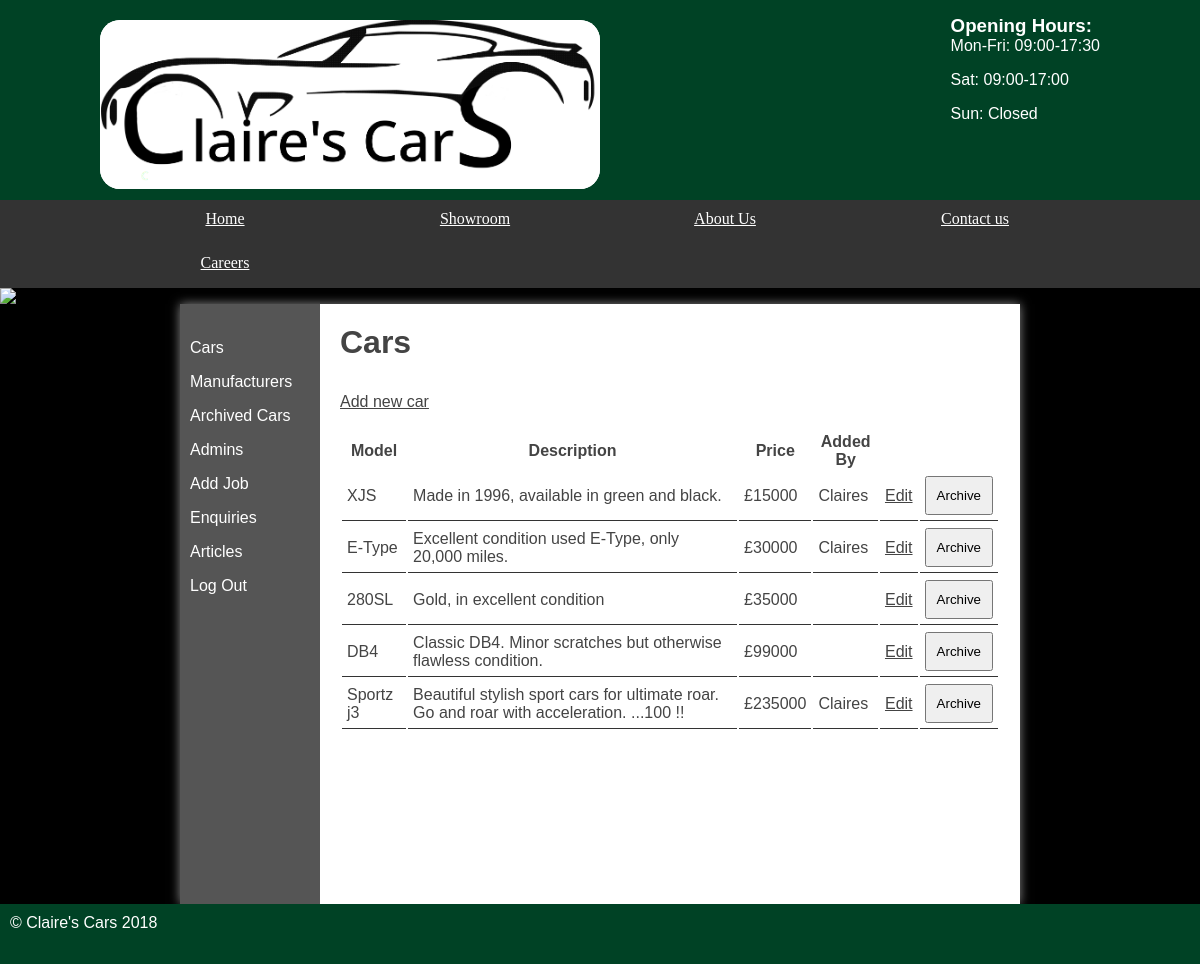
Page /?page=admin/cars (signed in) on the committed database.
### tables this page shows
CREATE TABLE `cars` (
  `id` int(11) NOT NULL AUTO_INCREMENT,
  `name` varchar(45) DEFAULT NULL,
  `mileage` varchar(45) DEFAULT NULL,
  `engine_type` varchar(45) DEFAULT NULL,
  `price` varchar(45) DEFAULT NULL,
  `manufacturerId` int(11) DEFAULT NULL,
  `description` longblob DEFAULT NULL,
  `archive` char(1) DEFAULT NULL,
  `old_price` varchar(45) DEFAULT NULL,
  `added_by` varchar(45) DEFAULT NULL,
  PRIMARY KEY (`id`)
);

### webControllers/adminController.php (called while the page is built, shortened)
<?php
class adminController{
    private $cars_table;
    public function __construct($cars, $manufacturer, $users, $article, $enquiry){
        $this->cars_table = $cars;
    }
    public function adminCars(){
        $cars = $this -> cars_table -> find('archive', 'N');
         return [
             'template' => 'admin/cars.html.php',
             'title' => 'Claires\'s Cars - Admin cars page',
             'variables' => [
                 'cars' => $cars,
                 'tableLayoutFor' => 'car-page'
             ]
         ];
     }
}
?>

### classes/databaseTable.php (called while the page is built, shortened)
<?php
class databaseTable{
    private $table;
    private $pdo;
	public function __construct($table,$primaryKey,$pdo) {
		$this->table = $table;
        $this->pdo = $pdo;
	}
    function find($field, $value){
        $query = $this->pdo->prepare('SELECT * FROM ' .$this->table. ' WHERE ' .$field. ' =:value');
        $key = [
            'value' => $value
        ];
        $query->execute($key);
        return $query->fetchAll();
    }
}

### templates/admin/cars.html.php (the view)
<section class="right">
<?php
	if (isset($_SESSION['loggedin']) && $_SESSION['loggedin'] == true) {
		if($tableLayoutFor == 'car-page'){
	?>
		<h2>Cars</h2>
		<a class="new" href="?page=addcar">Add new car</a>
<?php
		} else{
			echo '<h2> Archived cars </h2>';
		}
?>
		<?php
		echo '<table>';
		echo '<thead>';
		echo '<tr>';
		echo '<th>Model</th>';
		echo '<th>Description</th>';
		echo '<th style="width: 10%">Price</th>';
		echo '<th style="width: 10%">Added By</th>';
		echo '<th style="width: 5%">&nbsp;</th>';
		echo '<th style="width: 5%">&nbsp;</th>';
		echo '</tr>';
		foreach ($cars as $car) {
			echo '<tr>';
			echo '<td>' . $car['name'] . '</td>';
			echo '<td>' . $car['description'] . '</td>';
			echo '<td>£' . $car['price'] . '</td>';
			echo '<td>' . $car['added_by'] . '</td>';
			if(isset($_SESSION['userRole']) && $_SESSION['userRole'] == "admin"){
				if($tableLayoutFor == 'car-page'){
				echo '<td><a style="float: right" href="?page=editcar&carId=' . $car['id'] . '">Edit</a></td>';
				echo '<td><form method="post">
				<input type="hidden" name="archiveId" value="' . $car['id'] . '" />
				<input type="submit" name="submit" value="Archive" />
				</form></td>';
			}else if($tableLayoutFor == 'archive-page'){
				echo '<td><form method="post">
				<input type="hidden" name="restoreId" value="' . $car['id'] . '" />
				<input type="submit" name="submit" value="Restore" />
				</form></td>';
				echo '<td><form method="post">
				<input type="hidden" name="deleteCarId" value="' . $car['id'] . '" />
				<input type="submit" name="submit" value="Delete" />
				</form></td>';
			}
			}
			echo '</tr>';
		}
		echo '</thead>';
		echo '</table>';
	}
	else {
		header("Location:/?page=admin");
	}
?>
	</section>

### styles.css (style rules this page uses)
* { margin: 0; padding: 0; }
html { font-family: 'Oxygen-Regular', verdana, sans-serif; }
body { background-color: #000; }
main h2 { font-size:2em; }
p, li, h2 { margin-bottom: 1em; }
form select, form label, form input, form textarea { float: left; width: 200px; padding: 10px; margin-top: 20px; }
input[type="submit"] { clear: both; margin-left: 220px; width: 220px; }
section a { color: #444; }
table { width: 100%; margin-top: 20px; }
td { padding: 5px; border-bottom: 1px solid #333; }
.stock .products, .admin .right { display: table-cell; padding: 20px; }
table td input[type="submit"] { margin: 0; float: right; width: auto; padding: auto; }
.right { padding: 20px; }

### rows in the picture
cars: name "XJS", description "Made in 1996, available in green and black.", price "15000", added_by "Claires"
cars: name "E-Type", description "Excellent condition used E-Type, only 20,000 miles.", price "30000", added_by "Claires"
cars: name "280SL", description "Gold, in excellent condition", price "35000"
cars: name "DB4", description "Classic DB4. Minor scratches but otherwise flawless condition.", price "99000"
cars: name "Sportz j3", description "Beautiful stylish sport cars for ultimate roar. Go and roar with acceleration. ...100 !!", price "235000", added_by "Claires"
